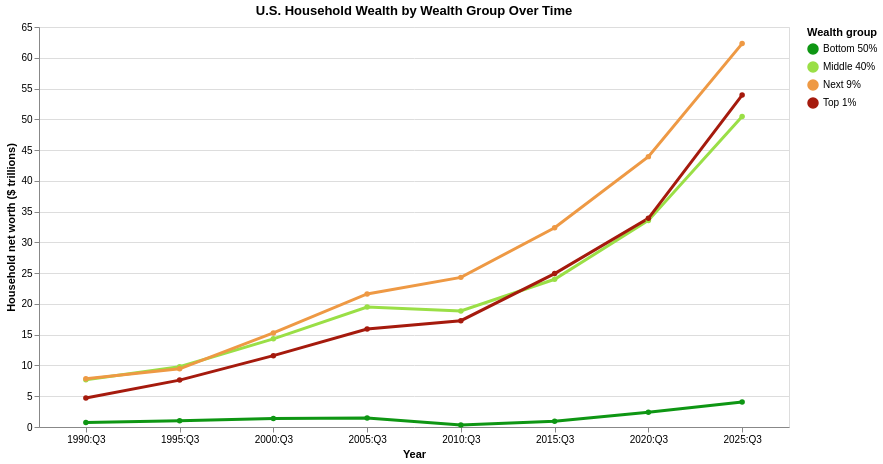

Notebook code cell kept with this figure:
### Code cell
wealth_order = [
    "Bottom 50%",
    "Middle 40%",
    "Next 9%",
    "Top 1%"
]

chart06a = alt.Chart(wealth_summary).mark_line(
    point=True,
    strokeWidth=3
).encode(
    x=alt.X(
        "Date:O",
        title="Year",
        sort="ascending",
        axis=alt.Axis(labelAngle=0)
    ),
    y=alt.Y(
        "Wealth (trillions):Q",
        title="Household net worth ($ trillions)",
        scale=alt.Scale(zero=True)
    ),
    color=alt.Color(
        "Wealth group:N",
        scale=alt.Scale(
            domain=wealth_order,
            range=["#0E9613", "#9ADF46", "#EE9944", "#A51A0D"]
        ),
        legend=alt.Legend(
            title="Wealth group",
            values=wealth_order
        )
    ),
    tooltip=[
        "Date:O",
        "Wealth group:N",
        alt.Tooltip(
            "Wealth (trillions):Q",
            format=".2f",
            title="Wealth ($ trillions)"
        )
    ]
).properties(
    width=750,
    height=400,
    title="U.S. Household Wealth by Wealth Group Over Time"
)

chart06a

### Figure 1 — Vega-Lite specification as saved in the notebook (floating-point values rounded to 4 significant figures)
{"config": {"view": {"continuousWidth": 300, "continuousHeight": 300}}, "data": {"name": "data-2922d6be8e2d017d210990930b7143c3"}, "mark": {"type": "line", "point": true, "strokeWidth": 3}, "encoding": {"color": {"field": "Wealth group", "legend": {"title": "Wealth group", "values": ["Bottom 50%", "Middle 40%", "Next 9%", "Top 1%"]}, "scale": {"domain": ["Bottom 50%", "Middle 40%", "Next 9%", "Top 1%"], "range": ["#0E9613", "#9ADF46", "#EE9944", "#A51A0D"]}, "type": "nominal"}, "tooltip": [{"field": "Date", "type": "ordinal"}, {"field": "Wealth group", "type": "nominal"}, {"field": "Wealth (trillions)", "format": ".2f", "title": "Wealth ($ trillions)", "type": "quantitative"}], "x": {"axis": {"labelAngle": 0}, "field": "Date", "sort": "ascending", "title": "Year", "type": "ordinal"}, "y": {"field": "Wealth (trillions)", "scale": {"zero": true}, "title": "Household net worth ($ trillions)", "type": "quantitative"}}, "height": 400, "title": "U.S. Household Wealth by Wealth Group Over Time", "width": 750, "$schema": "https://vega.github.io/schema/vega-lite/v6.4.1.json", "datasets": {"data-2922d6be8e2d017d210990930b7143c3": [{"Date": "1990:Q3", "Wealth group": "Bottom 50%", "Wealth (trillions)": 0.7443, "stack_order": 3}, {"Date": "1990:Q3", "Wealth group": "Middle 40%", "Wealth (trillions)": 7.686, "stack_order": 2}, {"Date": "1990:Q3", "Wealth group": "Next 9%", "Wealth (trillions)": 7.858, "stack_order": 1}, {"Date": "1990:Q3", "Wealth group": "Top 1%", "Wealth (trillions)": 4.721, "stack_order": 0}, {"Date": "1995:Q3", "Wealth group": "Bottom 50%", "Wealth (trillions)": 1.024, "stack_order": 3}, {"Date": "1995:Q3", "Wealth group": "Middle 40%", "Wealth (trillions)": 9.788, "stack_order": 2}, {"Date": "1995:Q3", "Wealth group": "Next 9%", "Wealth (trillions)": 9.455, "stack_order": 1}, {"Date": "1995:Q3", "Wealth group": "Top 1%", "Wealth (trillions)": 7.619, "stack_order": 0}, {"Date": "2000:Q3", "Wealth group": "Bottom 50%", "Wealth (trillions)": 1.378, "stack_order": 3}, {"Date": "2000:Q3", "Wealth group": "Middle 40%", "Wealth (trillions)": 14.32, "stack_order": 2}, {"Date": "2000:Q3", "Wealth group": "Next 9%", "Wealth (trillions)": 15.28, "stack_order": 1}, {"Date": "2000:Q3", "Wealth group": "Top 1%", "Wealth (trillions)": 11.59, "stack_order": 0}, {"Date": "2005:Q3", "Wealth group": "Bottom 50%", "Wealth (trillions)": 1.453, "stack_order": 3}, {"Date": "2005:Q3", "Wealth group": "Middle 40%", "Wealth (trillions)": 19.51, "stack_order": 2}, {"Date": "2005:Q3", "Wealth group": "Next 9%", "Wealth (trillions)": 21.62, "stack_order": 1}, {"Date": "2005:Q3", "Wealth group": "Top 1%", "Wealth (trillions)": 15.91, "stack_order": 0}, {"Date": "2010:Q3", "Wealth group": "Bottom 50%", "Wealth (trillions)": 0.3311, "stack_order": 3}, {"Date": "2010:Q3", "Wealth group": "Middle 40%", "Wealth (trillions)": 18.85, "stack_order": 2}, {"Date": "2010:Q3", "Wealth group": "Next 9%", "Wealth (trillions)": 24.32, "stack_order": 1}, {"Date": "2010:Q3", "Wealth group": "Top 1%", "Wealth (trillions)": 17.27, "stack_order": 0}, {"Date": "2015:Q3", "Wealth group": "Bottom 50%", "Wealth (trillions)": 0.923, "stack_order": 3}, {"Date": "2015:Q3", "Wealth group": "Middle 40%", "Wealth (trillions)": 24.01, "stack_order": 2}, {"Date": "2015:Q3", "Wealth group": "Next 9%", "Wealth (trillions)": 32.37, "stack_order": 1}, {"Date": "2015:Q3", "Wealth group": "Top 1%", "Wealth (trillions)": 24.93, "stack_order": 0}, {"Date": "2020:Q3", "Wealth group": "Bottom 50%", "Wealth (trillions)": 2.412, "stack_order": 3}, {"Date": "2020:Q3", "Wealth group": "Middle 40%", "Wealth (trillions)": 33.57, "stack_order": 2}, {"Date": "2020:Q3", "Wealth group": "Next 9%", "Wealth (trillions)": 43.93, "stack_order": 1}, {"Date": "2020:Q3", "Wealth group": "Top 1%", "Wealth (trillions)": 33.91, "stack_order": 0}, {"Date": "2025:Q3", "Wealth group": "Bottom 50%", "Wealth (trillions)": 4.079, "stack_order": 3}, {"Date": "2025:Q3", "Wealth group": "Middle 40%", "Wealth (trillions)": 50.46, "stack_order": 2}, {"Date": "2025:Q3", "Wealth group": "Next 9%", "Wealth (trillions)": 62.3, "stack_order": 1}, {"Date": "2025:Q3", "Wealth group": "Top 1%", "Wealth (trillions)": 53.94, "stack_order": 0}]}}
